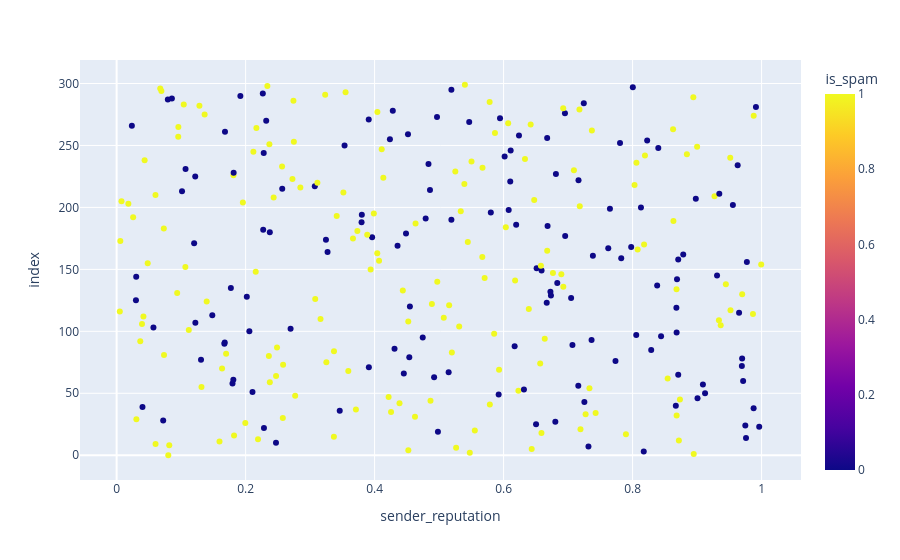

Notebook code for this chart:
### Code cell
px.scatter(data_frame=df,x='sender_reputation',color='is_spam',color_discrete_sequence=['red', 'green'])

### Figure 1 — Plotly figure (JSON) as saved in the notebook; plotly's stock layout.template omitted (floating-point values rounded to 4 significant figures; data arrays with more than 128 entries replaced by an {"elided": "..."} marker saying what was removed)
{"data": [{"hovertemplate": "sender_reputation=%{x}<br>index=%{y}<br>is_spam=%{marker.color}<extra></extra>", "legendgroup": "", "marker": {"color": {"elided": "300 int values"}, "coloraxis": "coloraxis", "symbol": "circle"}, "mode": "markers", "name": "", "orientation": "h", "showlegend": false, "type": "scatter", "x": {"elided": "300 float values"}, "xaxis": "x", "y": {"elided": "300 int values"}, "yaxis": "y"}], "layout": {"coloraxis": {"colorbar": {"title": {"text": "is_spam"}}, "colorscale": [[0, "#0d0887"], [0.1111, "#46039f"], [0.2222, "#7201a8"], [0.3333, "#9c179e"], [0.4444, "#bd3786"], [0.5556, "#d8576b"], [0.6667, "#ed7953"], [0.7778, "#fb9f3a"], [0.8889, "#fdca26"], [1, "#f0f921"]]}, "legend": {"tracegroupgap": 0}, "margin": {"t": 60}, "xaxis": {"anchor": "y", "domain": [0, 1], "title": {"text": "sender_reputation"}}, "yaxis": {"anchor": "x", "domain": [0, 1], "title": {"text": "index"}}}}
